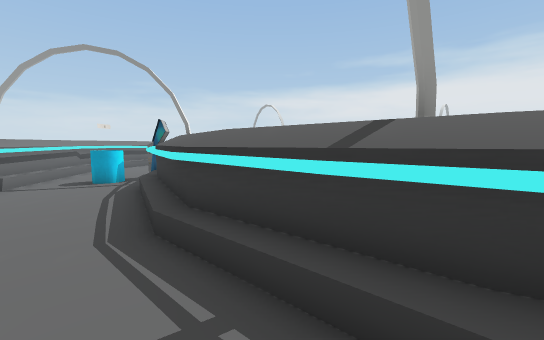
[1] (above)

24 first-person views from a walk through a 3-D level made in the Unity game engine. The camera is 1.4 m above the floor, tilts 6° down and sees 90° across. The floor is counted in squares, 1 m on a side. Each view is taken from the middle of a square. On the plan, view 1 faces up. The plan holds only what a view shows up to about 13 squares ahead; the rest is blank. The player is left out. Some animated figures are left out.

[2]
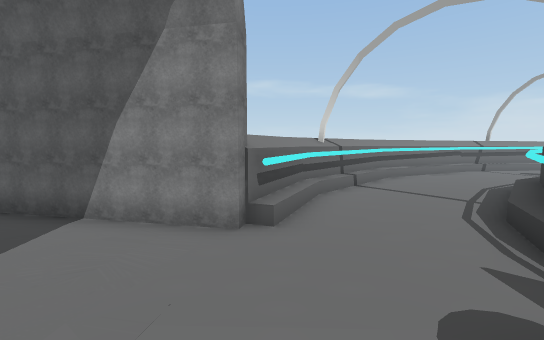

[3]
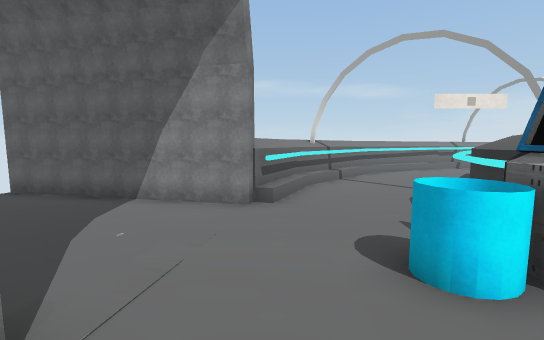

[4]
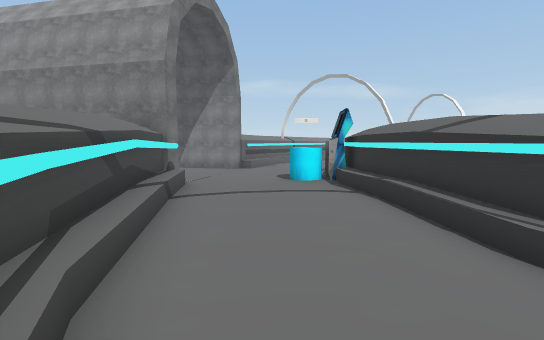

[5]
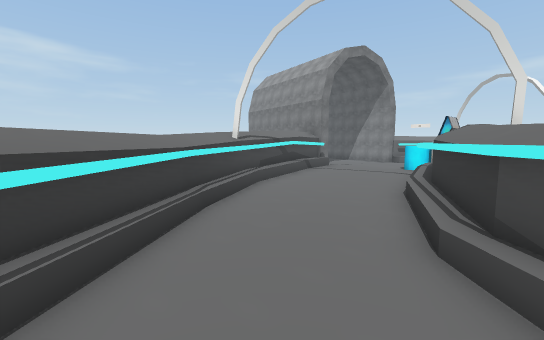

[6]
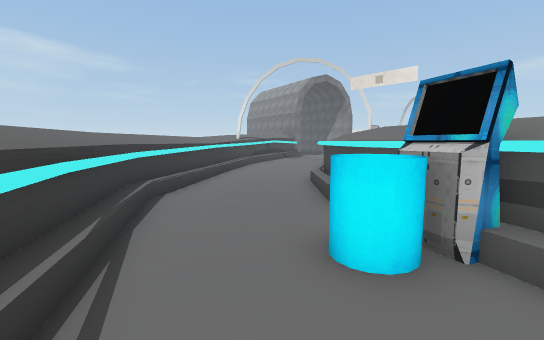

[7]
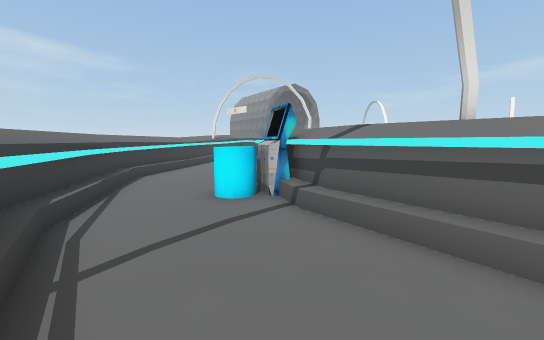

[8]
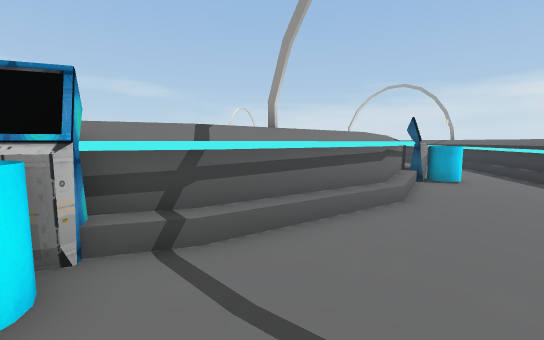

[9]
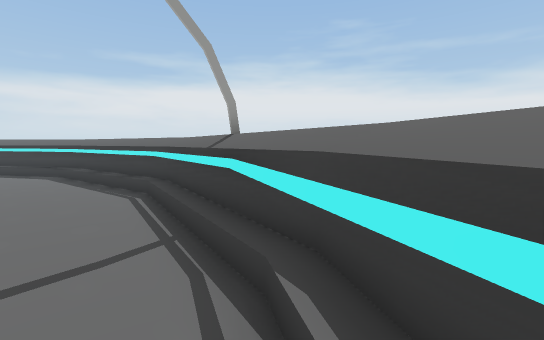

[10]
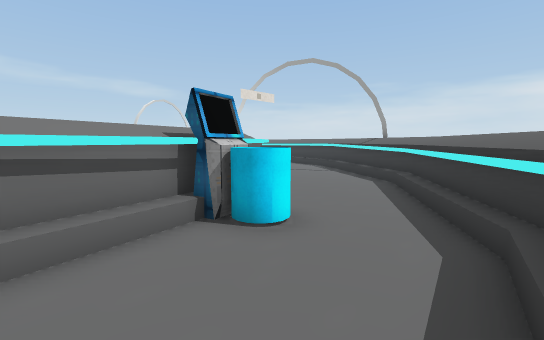

[11]
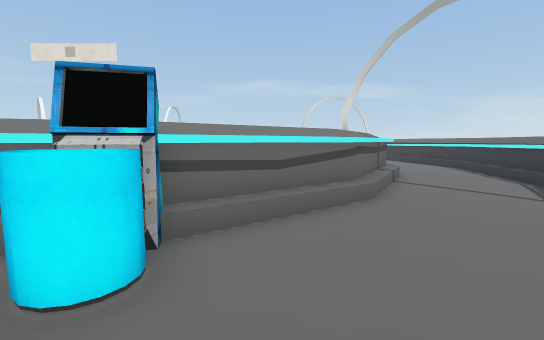

[12]
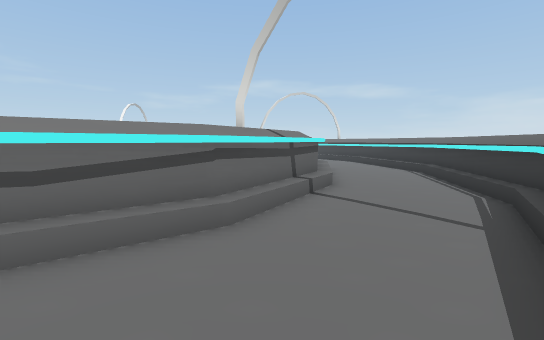

[13]
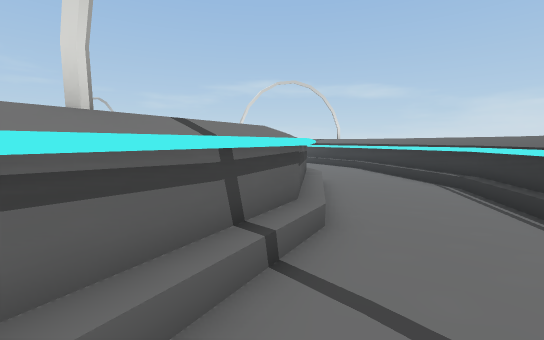

[14]
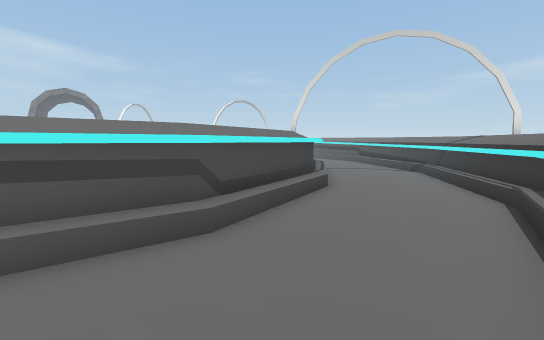

[15]
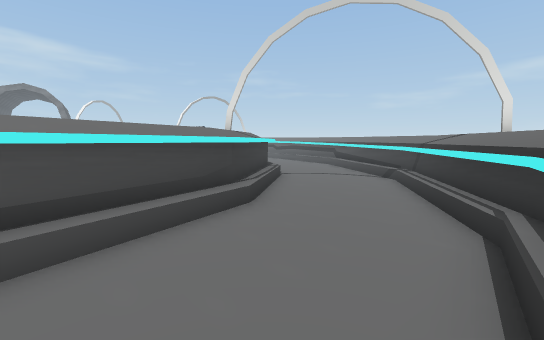

[16]
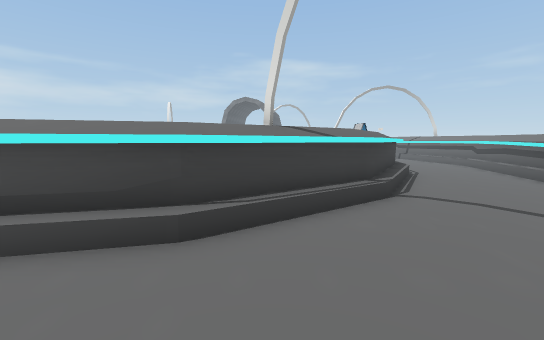

[17]
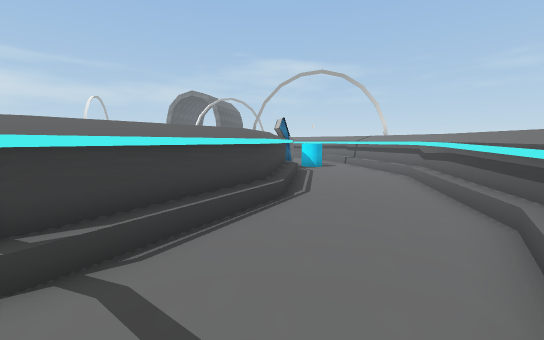

[18]
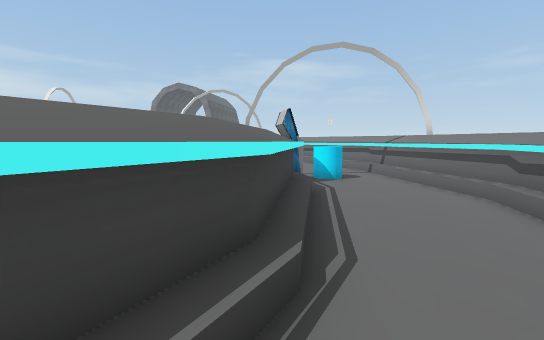

[19]
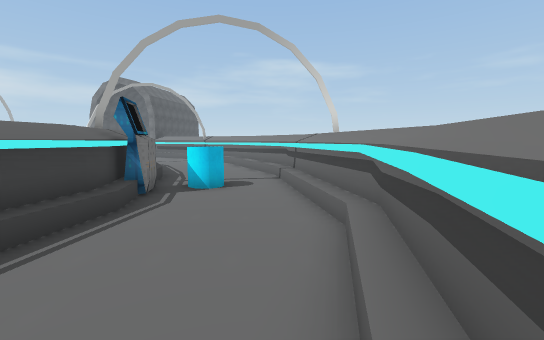

[20]
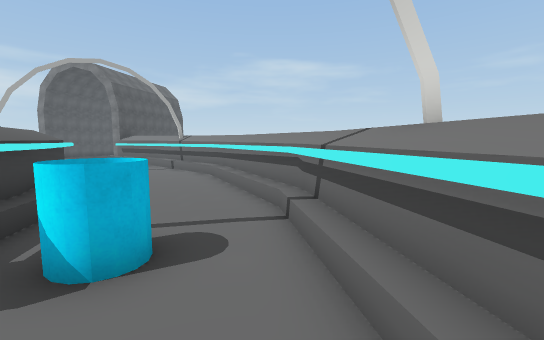

[21]
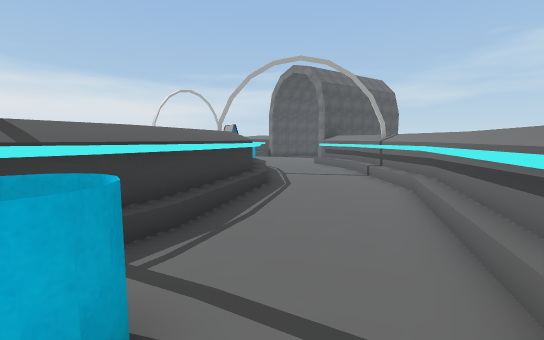

[22]
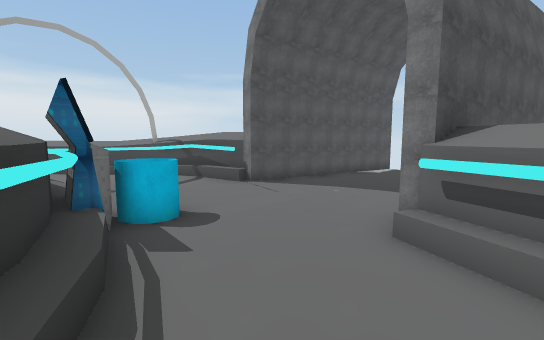

[23]
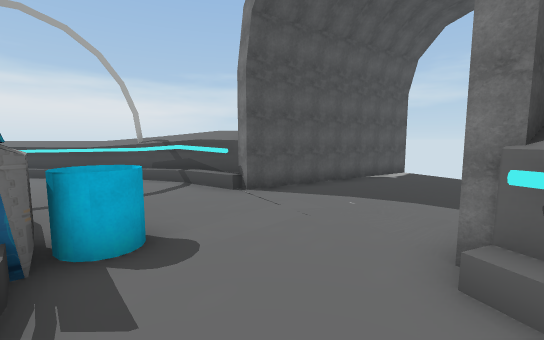

[24]
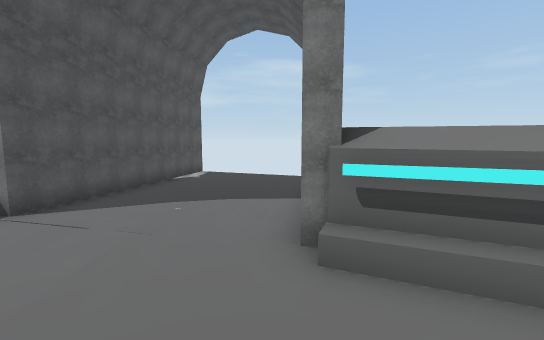

### Floor plan
Key: @ floor where view 1 was taken; # wall or solid block; . main floor; : floor 0.25 m higher than the main floor; + floor 0.5 m higher than the main floor; / step, stairs or slope; = window, fence, low wall or low ledge; ^ raised ledge; S star.
Columns run from 10 left of view 1 to 25 right of it. Each row starts with its distance up from view 1.
 31                 ^^#
 30              ^^^#^^^^^^
 29           ^^^##......##^^
 28         ###..............#
 27        ###................#^^
 26      ###....................^^^
 25      ##.......#^^#^^^#.......#^^
 24     ##......^^^#   ^ ^^#......^^
 23     #.....###         ^^^#.....^^
 22    ^.....###           ####....=^^
 21    #....^^                ##....^^
 20   ^.....^^                #^.....^^
 19  ^#....^^                  ###...^^
 18  ^....=^^                   ##=..#^
 17  ^....^^                    ##...#^
 16  ^...:^^                    #^....^
 15 ##..::^                      ^....^
 14 ##.::#^                      #....^^
 13 ##.::#^                      #....##
 12 ##:::##                      ^....^#
 11 #^:::##                     #^....^#
 10 #^::=:^                     ##....^#
  9  ^::::^#                    ##...#^
  8  ^::::=^                    #:...^^
  7  ^#::::^                    #S...##
  6   ^::::#^                  ^::..##
  5   ^#::::^^                ^#:...##
  4    ^:::::^#              ^^::..=^^
  3    ^#:::::^^#        #^^^^.....^#
  2    #^::::::^^         ^^=.....#^
  1     #^::::::#^^^^#^^^^=:.....##
  0      #^#::@:::#####/::::....##
 -1       ###::::::=::+:::::...###
 -2        ###:::::::::+::::.#^#
 -3          #^^:::::::+:::####
 -4            #::::::#^^^###
 -5            #:::::#^^
 -6            #::::##
 -7            #::::#
 -8           ##::::#
 -9           #:::::#
-10           #::::##
-11           #  ::#
-12                #

Where each view was taken, in squares from view 1:
view 1: 0 up, 0 right, facing up
view 2: 3 down, 6 right, facing left
view 3: 3 down, 8 right, facing left
view 4: 2 down, 14 right, facing left
view 5: 3 up, 18 right, facing down-left
view 6: 8 up, 22 right, facing down-left
view 7: 12 up, 23 right, facing down-left
view 8: 7 up, 22 right, facing up-left
view 9: 5 up, 21 right, facing up-right
view 10: 15 up, 23 right, facing up-left
view 11: 20 up, 22 right, facing left
view 12: 23 up, 20 right, facing left
view 13: 24 up, 16 right, facing left
view 14: 29 up, 9 right, facing down-left
view 15: 29 up, 6 right, facing down-left
view 16: 28 up, 1 right, facing down
view 17: 24 up, 4 left, facing down
view 18: 20 up, 4 left, facing down
view 19: 18 up, 8 left, facing down
view 20: 13 up, 8 left, facing down
view 21: 10 up, 8 left, facing down-right
view 22: 1 up, 0 right, facing down-right
view 23: 0 up, 1 right, facing down-right
view 24: 0 up, 2 right, facing down
